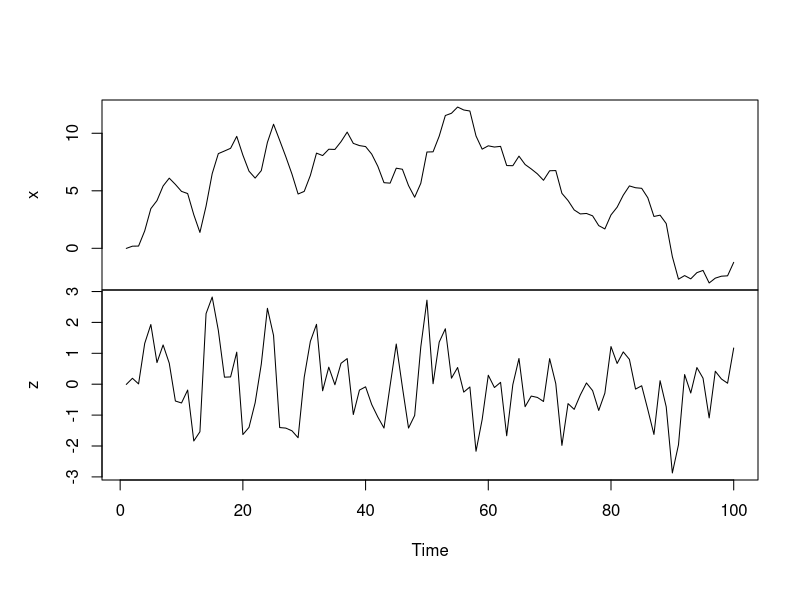
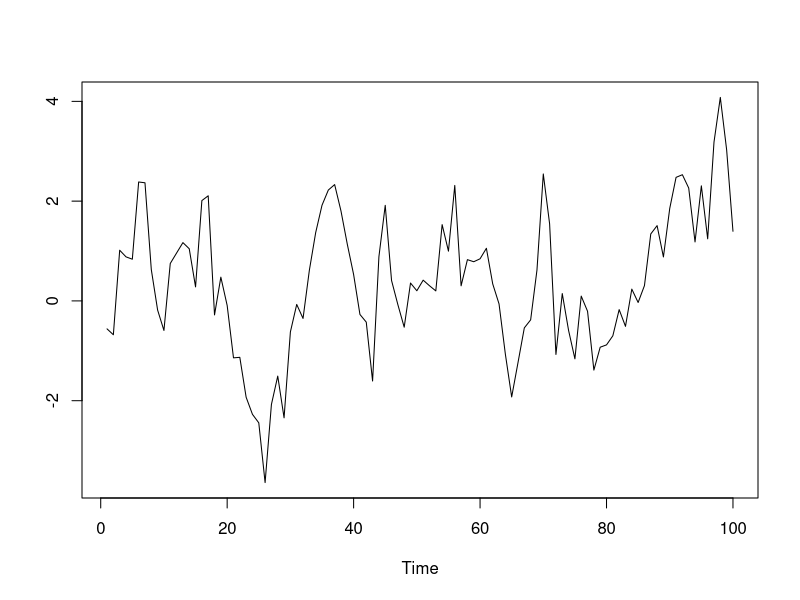
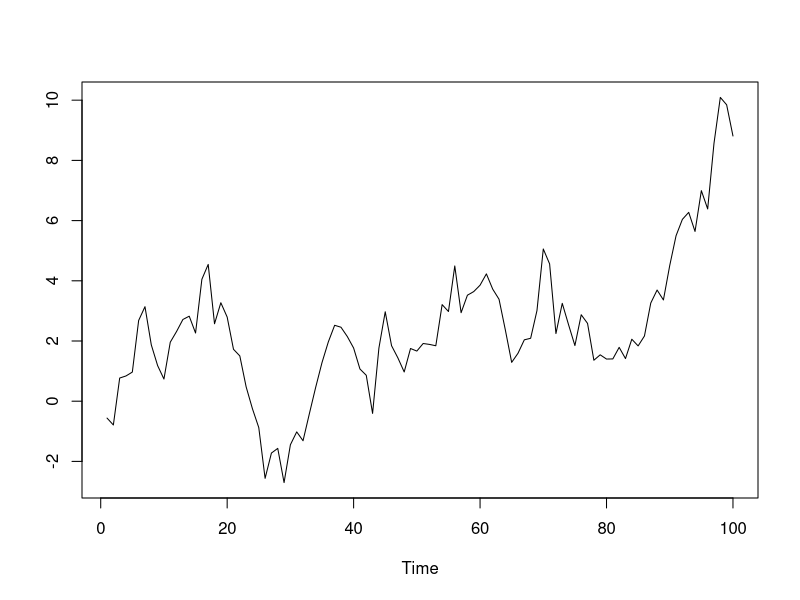

Recreate these plots in R, in order.
## ---- chunk 1
knitr::opts_knit$set(root.dir = 'C:/Users/neide/OneDrive/Documents/GitHub/BEwebinar/Data')
## ---- chunk 2
set.seed(777)
n <- 100
eps <- rnorm(n+1)		# Gaussian input
theta <- .8
z <- eps[-1] + theta*eps[-(n+1)]
x <- cumsum(z)
plot(ts(cbind(x,z)),xlab="Time",ylab="",main="")
## ---- chunk 3
n <- 100
for(i in 1:2)
{
set.seed(123)
z <- rnorm(n)
x <- rep(0,n)
phi <- .80+(i-1)*.199
x0 <- 0
x[1] <- x0 + z[1]
for(t in 2:n) { x[t] <- phi*x[t-1] + z[t] }
plot(ts(x),xlab="Time",ylab="")
}
